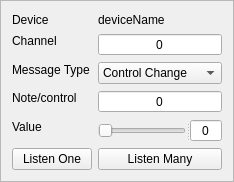
           <widget class="QFrame" name="wid_midi">
            <property name="sizePolicy">
             <sizepolicy hsizetype="MinimumExpanding" vsizetype="Fixed">
              <horstretch>0</horstretch>
              <verstretch>0</verstretch>
             </sizepolicy>
            </property>
            <property name="minimumSize">
             <size>
              <width>0</width>
              <height>0</height>
             </size>
            </property>
            <property name="frameShape">
             <enum>QFrame::StyledPanel</enum>
            </property>
            <layout class="QFormLayout" name="formLayout_2">
             <item row="0" column="0">
              <widget class="QLabel" name="label_72">
               <property name="sizePolicy">
                <sizepolicy hsizetype="MinimumExpanding" vsizetype="Fixed">
                 <horstretch>0</horstretch>
                 <verstretch>0</verstretch>
                </sizepolicy>
               </property>
               <property name="minimumSize">
                <size>
                 <width>0</width>
                 <height>15</height>
                </size>
               </property>
               <property name="text">
                <string>Device</string>
               </property>
              </widget>
             </item>
             <item row="0" column="1">
              <widget class="QLabel" name="mapping_lbl_device_name">
               <property name="sizePolicy">
                <sizepolicy hsizetype="MinimumExpanding" vsizetype="Fixed">
                 <horstretch>0</horstretch>
                 <verstretch>0</verstretch>
                </sizepolicy>
               </property>
               <property name="minimumSize">
                <size>
                 <width>0</width>
                 <height>15</height>
                </size>
               </property>
               <property name="text">
                <string>deviceName</string>
               </property>
              </widget>
             </item>
             <item row="1" column="0">
              <widget class="QLabel" name="label_85">
               <property name="sizePolicy">
                <sizepolicy hsizetype="MinimumExpanding" vsizetype="Fixed">
                 <horstretch>0</horstretch>
                 <verstretch>0</verstretch>
                </sizepolicy>
               </property>
               <property name="minimumSize">
                <size>
                 <width>0</width>
                 <height>15</height>
                </size>
               </property>
               <property name="text">
                <string>Channel</string>
               </property>
              </widget>
             </item>
             <item row="1" column="1">
              <widget class="QSpinBox" name="sb_channel">
               <property name="sizePolicy">
                <sizepolicy hsizetype="MinimumExpanding" vsizetype="Fixed">
                 <horstretch>0</horstretch>
                 <verstretch>0</verstretch>
                </sizepolicy>
               </property>
               <property name="minimumSize">
                <size>
                 <width>0</width>
                 <height>15</height>
                </size>
               </property>
               <property name="alignment">
                <set>Qt::AlignCenter</set>
               </property>
               <property name="readOnly">
                <bool>true</bool>
               </property>
               <property name="buttonSymbols">
                <enum>QAbstractSpinBox::NoButtons</enum>
               </property>
               <property name="maximum">
                <number>16</number>
               </property>
              </widget>
             </item>
             <item row="2" column="0">
              <widget class="QLabel" name="label_73">
               <property name="sizePolicy">
                <sizepolicy hsizetype="MinimumExpanding" vsizetype="Fixed">
                 <horstretch>0</horstretch>
                 <verstretch>0</verstretch>
                </sizepolicy>
               </property>
               <property name="minimumSize">
                <size>
                 <width>0</width>
                 <height>15</height>
                </size>
               </property>
               <property name="text">
                <string>Message Type</string>
               </property>
              </widget>
             </item>
             <item row="2" column="1">
              <widget class="QComboBox" name="cb_mtype">
               <property name="sizePolicy">
                <sizepolicy hsizetype="MinimumExpanding" vsizetype="Fixed">
                 <horstretch>0</horstretch>
                 <verstretch>0</verstretch>
                </sizepolicy>
               </property>
               <property name="minimumSize">
                <size>
                 <width>0</width>
                 <height>20</height>
                </size>
               </property>
               <item>
                <property name="text">
                 <string>Control Change</string>
                </property>
               </item>
               <item>
                <property name="text">
                 <string>Note Off</string>
                </property>
               </item>
               <item>
                <property name="text">
                 <string>Program Change</string>
                </property>
               </item>
               <item>
                <property name="text">
                 <string>Pitch Bend</string>
                </property>
               </item>
               <item>
                <property name="text">
                 <string>Note On</string>
                </property>
               </item>
              </widget>
             </item>
             <item row="3" column="0">
              <widget class="QLabel" name="label_86">
               <property name="sizePolicy">
                <sizepolicy hsizetype="MinimumExpanding" vsizetype="Fixed">
                 <horstretch>0</horstretch>
                 <verstretch>0</verstretch>
                </sizepolicy>
               </property>
               <property name="minimumSize">
                <size>
                 <width>0</width>
                 <height>15</height>
                </size>
               </property>
               <property name="text">
                <string>Note/control</string>
               </property>
              </widget>
             </item>
             <item row="3" column="1">
              <widget class="QSpinBox" name="sb_norc">
               <property name="sizePolicy">
                <sizepolicy hsizetype="MinimumExpanding" vsizetype="Fixed">
                 <horstretch>0</horstretch>
                 <verstretch>0</verstretch>
                </sizepolicy>
               </property>
               <property name="minimumSize">
                <size>
                 <width>0</width>
                 <height>15</height>
                </size>
               </property>
               <property name="alignment">
                <set>Qt::AlignCenter</set>
               </property>
               <property name="readOnly">
                <bool>true</bool>
               </property>
               <property name="buttonSymbols">
                <enum>QAbstractSpinBox::NoButtons</enum>
               </property>
               <property name="maximum">
                <number>127</number>
               </property>
              </widget>
             </item>
             <item row="4" column="0">
              <widget class="QLabel" name="label_4">
               <property name="sizePolicy">
                <sizepolicy hsizetype="MinimumExpanding" vsizetype="Fixed">
                 <horstretch>0</horstretch>
                 <verstretch>0</verstretch>
                </sizepolicy>
               </property>
               <property name="minimumSize">
                <size>
                 <width>0</width>
                 <height>15</height>
                </size>
               </property>
               <property name="text">
                <string>Value</string>
               </property>
              </widget>
             </item>
             <item row="4" column="1">
              <widget class="QSplitter" name="splitter">
               <property name="sizePolicy">
                <sizepolicy hsizetype="MinimumExpanding" vsizetype="Fixed">
                 <horstretch>0</horstretch>
                 <verstretch>0</verstretch>
                </sizepolicy>
               </property>
               <property name="minimumSize">
                <size>
                 <width>0</width>
                 <height>15</height>
                </size>
               </property>
               <property name="orientation">
                <enum>Qt::Horizontal</enum>
               </property>
               <widget class="QSlider" name="slider_value">
                <property name="enabled">
                 <bool>false</bool>
                </property>
                <property name="sizePolicy">
                 <sizepolicy hsizetype="MinimumExpanding" vsizetype="Fixed">
                  <horstretch>0</horstretch>
                  <verstretch>0</verstretch>
                 </sizepolicy>
                </property>
                <property name="minimumSize">
                 <size>
                  <width>0</width>
                  <height>15</height>
                 </size>
                </property>
                <property name="maximum">
                 <number>127</number>
                </property>
                <property name="orientation">
                 <enum>Qt::Horizontal</enum>
                </property>
               </widget>
               <widget class="QSpinBox" name="spinbox_value">
                <property name="sizePolicy">
                 <sizepolicy hsizetype="MinimumExpanding" vsizetype="Fixed">
                  <horstretch>0</horstretch>
                  <verstretch>0</verstretch>
                 </sizepolicy>
                </property>
                <property name="minimumSize">
                 <size>
                  <width>0</width>
                  <height>15</height>
                 </size>
                </property>
                <property name="alignment">
                 <set>Qt::AlignCenter</set>
                </property>
                <property name="readOnly">
                 <bool>true</bool>
                </property>
                <property name="buttonSymbols">
                 <enum>QAbstractSpinBox::NoButtons</enum>
                </property>
                <property name="maximum">
                 <number>127</number>
                </property>
               </widget>
              </widget>
             </item>
             <item row="5" column="0">
              <widget class="QPushButton" name="btn_Listen_one">
               <property name="sizePolicy">
                <sizepolicy hsizetype="MinimumExpanding" vsizetype="Fixed">
                 <horstretch>0</horstretch>
                 <verstretch>0</verstretch>
                </sizepolicy>
               </property>
               <property name="minimumSize">
                <size>
                 <width>0</width>
                 <height>15</height>
                </size>
               </property>
               <property name="text">
                <string>Listen One</string>
               </property>
               <property name="checkable">
                <bool>true</bool>
               </property>
              </widget>
             </item>
             <item row="5" column="1">
              <widget class="QPushButton" name="btn_Listen_many">
               <property name="sizePolicy">
                <sizepolicy hsizetype="MinimumExpanding" vsizetype="Fixed">
                 <horstretch>0</horstretch>
                 <verstretch>0</verstretch>
                </sizepolicy>
               </property>
               <property name="minimumSize">
                <size>
                 <width>0</width>
                 <height>15</height>
                </size>
               </property>
               <property name="text">
                <string>Listen Many</string>
               </property>
               <property name="checkable">
                <bool>true</bool>
               </property>
              </widget>
             </item>
            </layout>
           </widget>
